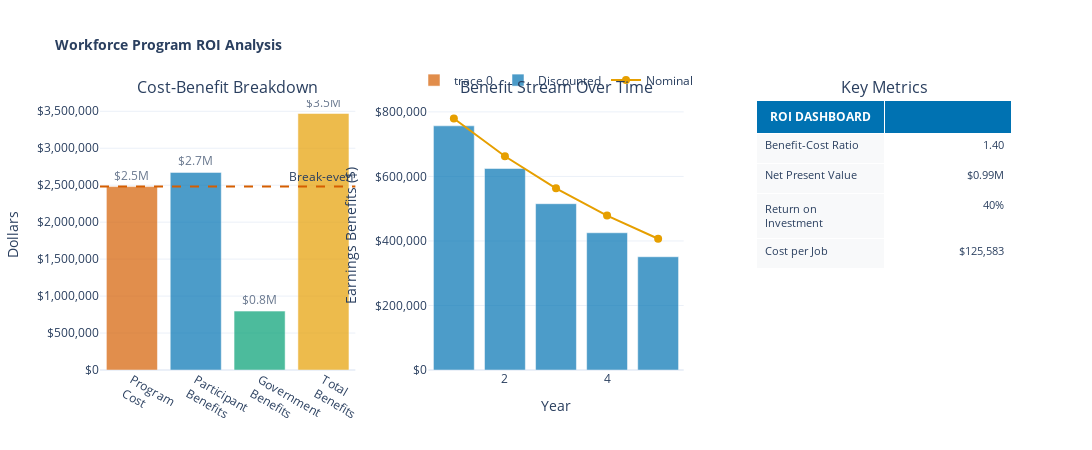

Notebook code cell kept with this figure:
### Code cell
# =============================================================================
# Visualize ROI Results (Interactive Plotly)
# =============================================================================

fig = make_subplots(
    rows=1, cols=3,
    subplot_titles=('Cost-Benefit Breakdown', 'Benefit Stream Over Time', 'Key Metrics'),
    specs=[[{"type": "bar"}, {"type": "scatter"}, {"type": "table"}]],
    horizontal_spacing=0.08
)

# 1. Cost vs Benefits breakdown
categories = ['Program<br>Cost', 'Participant<br>Benefits', 'Government<br>Benefits', 'Total<br>Benefits']
values = [total_program_cost, participant_benefits['total_npv'], total_govt_benefits, total_benefits]
bar_colors = ['#D55E00', '#0072B2', '#009E73', '#E69F00']

fig.add_trace(
    go.Bar(x=categories, y=values, marker_color=bar_colors, opacity=0.7,
           text=[f'${v/1e6:.1f}M' for v in values], textposition='outside'),
    row=1, col=1
)
fig.add_hline(y=total_program_cost, line_dash='dash', line_color='#D55E00', row=1, col=1,
              annotation_text='Break-even')

# 2. Benefits over time (bar + line overlay)
years = list(range(1, 6))
fig.add_trace(
    go.Bar(x=years, y=participant_benefits['discounted_benefits'], name='Discounted',
           marker_color='#0072B2', opacity=0.7),
    row=1, col=2
)
fig.add_trace(
    go.Scatter(x=years, y=participant_benefits['annual_benefits'], name='Nominal',
               mode='lines+markers', line=dict(color='#E69F00', width=2),
               marker=dict(size=8)),
    row=1, col=2
)

# 3. ROI metrics as table
fig.add_trace(
    go.Table(
        header=dict(values=['<b>ROI DASHBOARD</b>', ''],
                    fill_color='#0072B2', font=dict(color='white', size=12),
                    align='center'),
        cells=dict(values=[
            ['Benefit-Cost Ratio', 'Net Present Value', 'Return on Investment', 'Cost per Job'],
            [f'{bcr:.2f}', f'${npv/1e6:.2f}M', f'{roi:.0f}%', f'${cost_per_job:,.0f}']
        ], fill_color=['#f8f9fa', '#ffffff'], align=['left', 'right'],
           font=dict(size=11), height=30)
    ),
    row=1, col=3
)

fig.update_layout(
    title=dict(text='<b>Workforce Program ROI Analysis</b>', font=dict(size=14)),
    height=450, width=1100,
    showlegend=True,
    legend=dict(orientation='h', yanchor='bottom', y=1.02, xanchor='center', x=0.5),
    template='plotly_white'
)

fig.update_yaxes(title_text='Dollars', tickformat='$,.0f', row=1, col=1)
fig.update_yaxes(title_text='Earnings Benefits ($)', tickformat='$,.0f', row=1, col=2)
fig.update_xaxes(title_text='Year', row=1, col=2)

fig.show()

### Figure 1 — Plotly figure (JSON) as saved in the notebook; plotly's stock layout.template omitted (floating-point values rounded to 4 significant figures)
{"data": [{"marker": {"color": ["#D55E00", "#0072B2", "#009E73", "#E69F00"]}, "opacity": 0.7, "text": ["$2.5M", "$2.7M", "$0.8M", "$3.5M"], "textposition": "outside", "type": "bar", "x": ["Program<br>Cost", "Participant<br>Benefits", "Government<br>Benefits", "Total<br>Benefits"], "xaxis": "x", "y": [2481100, 2673000.0, 796700.0, 3470000.0], "yaxis": "y"}, {"marker": {"color": "#0072B2"}, "name": "Discounted", "opacity": 0.7, "type": "bar", "x": [1, 2, 3, 4, 5], "xaxis": "x2", "y": [756800.0, 624500.0, 515400.0, 425300.0, 351000.0], "yaxis": "y2"}, {"line": {"color": "#E69F00", "width": 2}, "marker": {"size": 8}, "mode": "lines+markers", "name": "Nominal", "type": "scatter", "x": [1, 2, 3, 4, 5], "xaxis": "x2", "y": [779500.0, 662600.0, 563200.0, 478700.0, 406900.0], "yaxis": "y2"}, {"cells": {"align": ["left", "right"], "fill": {"color": ["#f8f9fa", "#ffffff"]}, "font": {"size": 11}, "height": 30, "values": [["Benefit-Cost Ratio", "Net Present Value", "Return on Investment", "Cost per Job"], ["1.40", "$0.99M", "40%", "$125,583"]]}, "domain": {"x": [0.72, 1], "y": [0, 1]}, "header": {"align": "center", "fill": {"color": "#0072B2"}, "font": {"color": "white", "size": 12}, "values": ["<b>ROI DASHBOARD</b>", ""]}, "type": "table"}], "layout": {"annotations": [{"font": {"size": 16}, "showarrow": false, "text": "Cost-Benefit Breakdown", "x": 0.14, "xanchor": "center", "xref": "paper", "y": 1, "yanchor": "bottom", "yref": "paper"}, {"font": {"size": 16}, "showarrow": false, "text": "Benefit Stream Over Time", "x": 0.5, "xanchor": "center", "xref": "paper", "y": 1, "yanchor": "bottom", "yref": "paper"}, {"font": {"size": 16}, "showarrow": false, "text": "Key Metrics", "x": 0.86, "xanchor": "center", "xref": "paper", "y": 1, "yanchor": "bottom", "yref": "paper"}, {"showarrow": false, "text": "Break-even", "x": 1, "xanchor": "right", "xref": "x domain", "y": 2481100, "yanchor": "bottom", "yref": "y"}], "height": 450, "legend": {"orientation": "h", "x": 0.5, "xanchor": "center", "y": 1.02, "yanchor": "bottom"}, "shapes": [{"line": {"color": "#D55E00", "dash": "dash"}, "type": "line", "x0": 0, "x1": 1, "xref": "x domain", "y0": 2481100, "y1": 2481100, "yref": "y"}], "showlegend": true, "title": {"font": {"size": 14}, "text": "<b>Workforce Program ROI Analysis</b>"}, "width": 1100, "xaxis": {"anchor": "y", "domain": [0, 0.28]}, "xaxis2": {"anchor": "y2", "domain": [0.36, 0.64], "title": {"text": "Year"}}, "yaxis": {"anchor": "x", "domain": [0, 1], "tickformat": "$,.0f", "title": {"text": "Dollars"}}, "yaxis2": {"anchor": "x2", "domain": [0, 1], "tickformat": "$,.0f", "title": {"text": "Earnings Benefits ($)"}}}}
